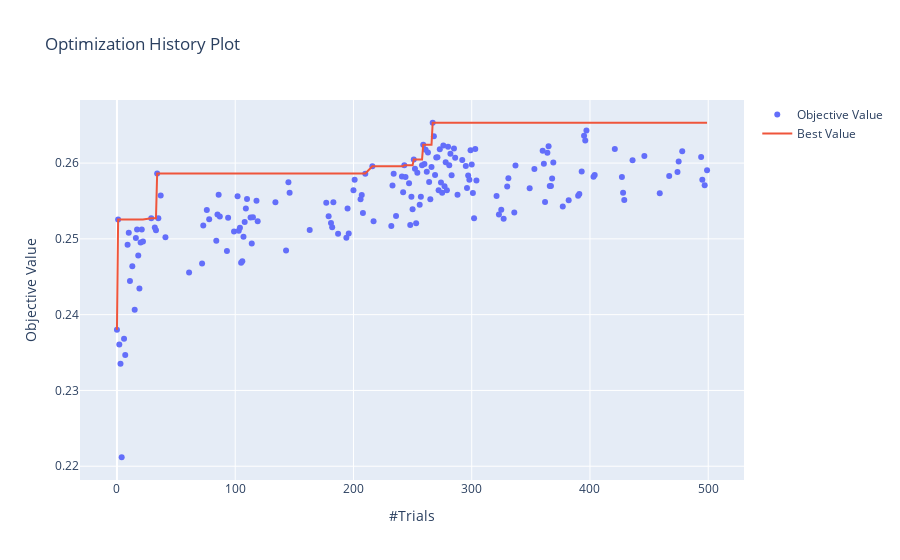

The notebook cell this image was saved under:
### Code cell
opt.visualization.plot_optimization_history(lgb_study.get(boosters[0]))

### Figure 1 — Plotly figure (JSON) as saved in the notebook; plotly's stock layout.template omitted (floating-point values rounded to 4 significant figures; data arrays with more than 128 entries replaced by an {"elided": "..."} marker saying what was removed)
{"data": [{"mode": "markers", "name": "Objective Value", "type": "scatter", "x": {"elided": "176 int values"}, "y": {"elided": "176 float values"}}, {"name": "Best Value", "type": "scatter", "x": {"elided": "176 int values"}, "y": {"elided": "176 float values"}}], "layout": {"title": {"text": "Optimization History Plot"}, "xaxis": {"title": {"text": "#Trials"}}, "yaxis": {"title": {"text": "Objective Value"}}}}
